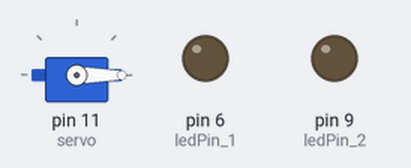
A sketch run on a simulated Arduino Uno, built with avr-gcc and run on an emulated ATmega328P. Parts: servo, output pins drawn as LEDs (lit = HIGH). What the sketch prints to the serial monitor is not drawn.

Above: at 0.15 s.
At 4.98 s:
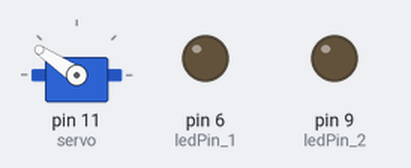
At 10.32 s:
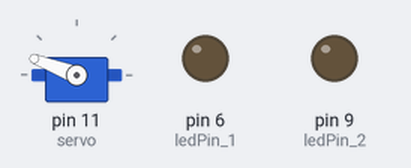
At 20.14 s:
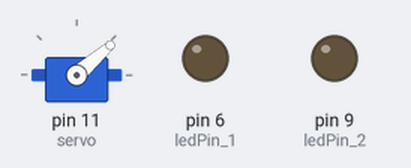
At 30.56 s:
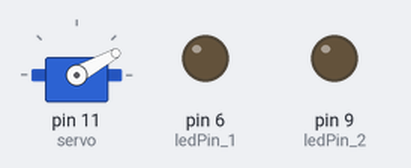
At 39.66 s:
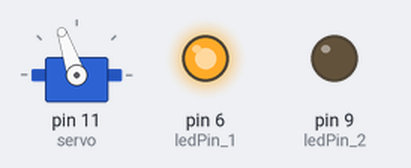
Timing chart, 0 to 40.0 s (numbered marks = the images above):
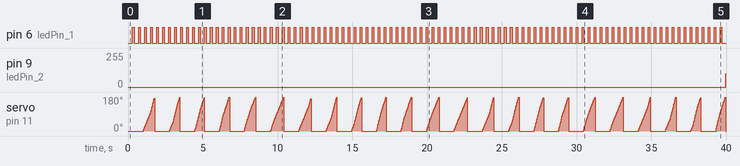

The sketch:

sketch.ino
```cpp
#include <Servo.h>
Servo servo;
unsigned long int currentTime = 0;

const int ledPin_1 = 6;   //red led
const int ledPin_2 = 9;   //yellow led
int i = 0;
int u = 0;


unsigned long int LEDprevTime = 0;
unsigned long int LEDtriggTime = 300;
unsigned long int LEDriseTime = 400;

unsigned long int yellPrevTime = 0;  //previous time for yellow led

unsigned long int servoPrevTime = 0;
unsigned long int servoTriggTime = 1000;

void setup() {
  servo.attach(11);
  pinMode(ledPin_1, OUTPUT);
  pinMode(ledPin_2, OUTPUT);
  Serial.begin(9600);
  // put your setup code here, to run once:

}

void loop() {
  currentTime = millis();

  //led red
  if((currentTime - LEDprevTime) >= LEDtriggTime){
    digitalWrite(ledPin_1, HIGH);
    if(currentTime - LEDprevTime >= LEDriseTime){
      LEDprevTime = currentTime;
    }
  }
  else{
    digitalWrite(ledPin_1, LOW);
  }

  //yellow led
  if(currentTime - yellPrevTime >= LEDtriggTime){
    analogWrite(ledPin_2, u);

    if(u >= 255){
      yellPrevTime = currentTime;
      u = 0;
    }
    u++;

  }
  else{
    analogWrite(ledPin_2, 0);
  }

  //led servo
  if((currentTime - servoPrevTime) >= servoTriggTime){
    servo.write(i);

    if(i >= 180){
      i=0;
      servoPrevTime = currentTime;
    }


    i++;
  }
  else{
    servo.write(0);
  }
  Serial.println(u);
  // put your main code here, to run repeatedly:

}
```

Measured:
- by itself, pin 6 (ledPin_1): alternates HIGH for 0.10 s and LOW for 0.30 s
- by itself, pin 9 (ledPin_2): 0/255 → 99/255 at 40.0 s
- by itself, servo on pin 11 (servo): ramps from 0° to 180° and jumps back, once every 1.7 s
